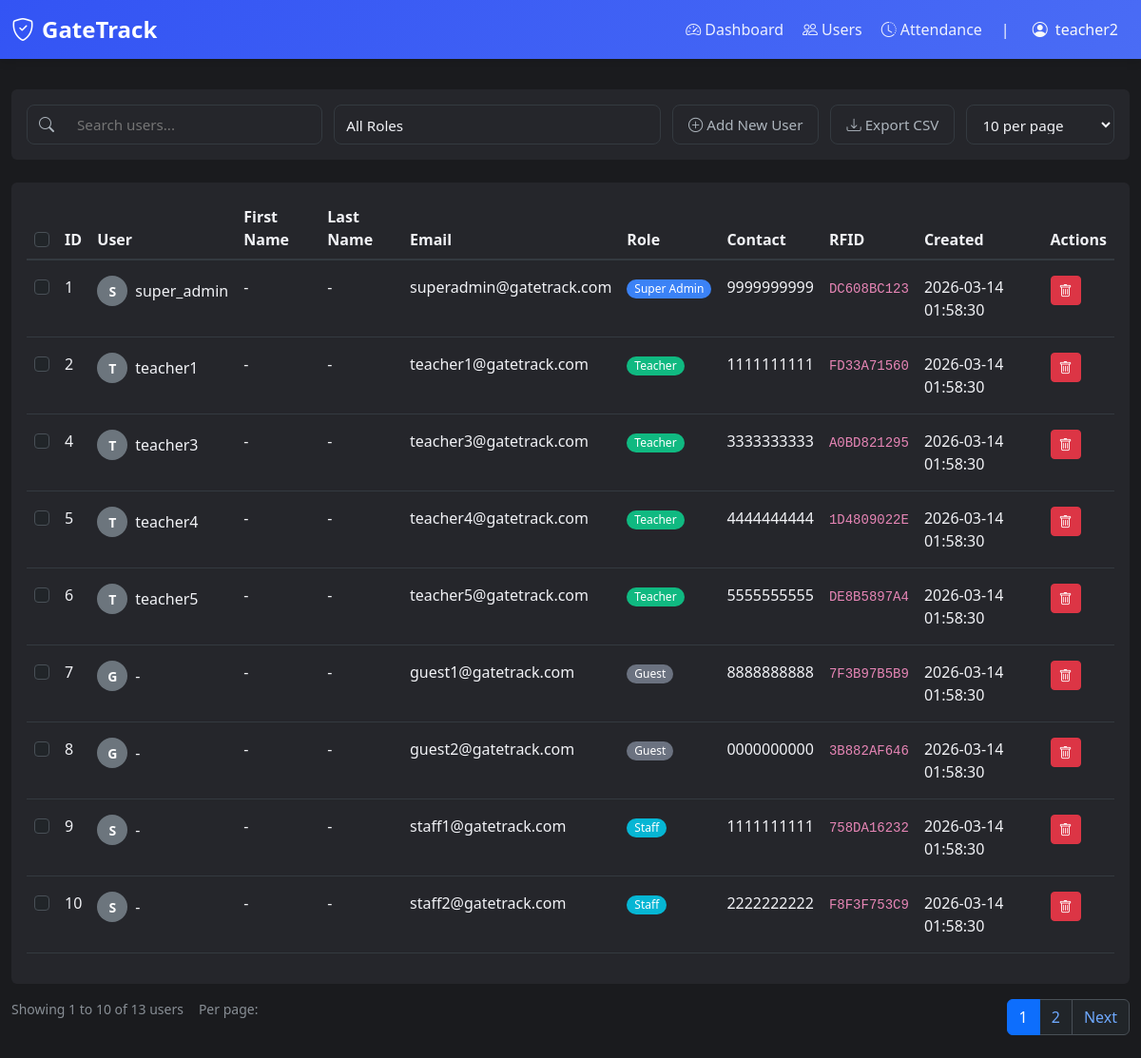
/users (signed in), run on the app's committed database.
### tables this page shows
CREATE TABLE "users" (id INTEGER NOT NULL, username VARCHAR(80), email VARCHAR(120) NOT NULL, password VARCHAR(200), contact VARCHAR(20), gender VARCHAR(10), role VARCHAR(20) NOT NULL, created_at DATETIME, rfid TEXT, first_name VARCHAR(50), last_name VARCHAR(50), PRIMARY KEY (id), UNIQUE (email));

### app.py (the view)
@app.route('/users')
@login_required
def users():
    if session.get('role') not in ['super_admin', 'teacher']:
        flash('You do not have permission to view this page.', 'error')
        return redirect(url_for('dashboard'))
    page = int(request.args.get('page', 1))
    per_page = int(request.args.get('per_page', 10))
    search_term = request.args.get('search', '').strip()
    role_filter = request.args.get('role', '')
    if per_page not in [10, 20, 30, 100]:
        per_page = 10
    page = max(1, page)
    from database_utils import get_paginated_users
    users, total_count = get_paginated_users(page, per_page, search_term, role_filter)
    total_pages = (total_count + per_page - 1) // per_page
    if page > total_pages and total_pages > 0:
        return redirect(url_for('users', page=total_pages, per_page=per_page,
                               search=search_term, role=role_filter))
    return render_template('users.html',
                         users=users,
                         page=page,
                         per_page=per_page,
                         total_count=total_count,
                         total_pages=total_pages,
                         search_term=search_term,
                         role_filter=role_filter)

### app.py (called while the page is built)
def login_required(f):
    @wraps(f)
    def decorated_function(*args, **kwargs):
        if 'user_id' not in session:
            flash('Please log in to access this page.', 'error')
            return redirect(url_for('login'))
        return f(*args, **kwargs)
    return decorated_function

### database_utils.py (called while the page is built)
def get_connection() -> sqlite3.Connection:
    conn = sqlite3.connect(DB_PATH)
    conn.row_factory = sqlite3.Row
    return conn

### templates/users.html (shortened to what this page needs)
{% extends "nav.html" %}
{% block content %}
<div class="row mt-2 mb-4">
  <div class="col-12">
    <div class="card">
      <div class="card-body">
<form method="GET" action="{{ url_for('users') }}" id="usersFilterForm" style="
            display: flex;
            flex-wrap: nowrap;
            gap: 0.75rem;
            align-items: stretch;
            width: 100%;
            height: 42px;
            font-family: system-ui, -apple-system, sans-serif;
          ">
          <div id="searchContainer" style="
              flex: 1 1 250px;
              display: flex;
              align-items: center;
              border: 1px solid var(--border-color);
              border-radius: 8px;
              background: var(--bg-secondary);
              transition: border-color 0.2s;
              overflow: hidden;
            ">
            <span style="
                padding: 0 0.75rem;
                color: var(--text-secondary);
                display: flex;
                align-items: center;
              ">
              <i class="bi bi-search"></i>
            </span>
            <input type="text"
              name="search"
              placeholder="Search users..."
              id="searchInput"
              value="{{ search_term }}"
              style="
                flex: 1;
                border: none;
                padding: 0 0.75rem;
                font-size: 0.95rem;
                outline: none;
                color: var(--text-primary);
                background: transparent;
              "
              onfocus="this.parentElement.style.borderColor = 'var(--primary)'"
              onblur="this.parentElement.style.borderColor = 'var(--border-color)'"
              onkeypress="if(event.key==='Enter') document.getElementById('usersFilterForm').submit();"
            />
          </div>
          <div style="flex: 3 1 160px">
            <select
              id="roleFilter"
              name="role"
              style="
                width: 100%;
                height: 100%;
                padding: 0.6rem 0.75rem;
                font-size: 0.95rem;
                border: 1px solid var(--border-color);
                border-radius: 8px;
                outline: none;
                color: var(--text-primary);
                background-color: var(--bg-secondary);
                cursor: pointer;
                appearance: none;
                background-repeat: no-repeat;
                background-position: right .75rem center;
                background-size: 1rem;
              "
            >
              <option value="">All Roles</option>
            </select>
          </div>
          <div style="flex: 4 1 220px; display: flex; gap: .75rem">
            <button type="button"
              class="add-user-btn"
              data-bs-toggle="offcanvas"
              data-bs-target="#addUserOffcanvas"
              style="
                flex: 1;
                display: inline-flex;
                align-items: center;
                justify-content: center;
                padding: .6rem 1rem;
                font-size: .95rem;
                font-weight: 500;
                color: var(--text-secondary);
                background: transparent;
                border: 1px solid var(--border-color);
                border-radius: 8px;
                text-decoration: none;
                white-space: nowrap;
                cursor: pointer;
                transition: all .2s;
              "
              onmouseover="this.style.borderColor='var(--text-secondary)';this.style.color='var(--text-primary)';this.style.backgroundColor='var(--bg-secondary)'"
              onmouseout="this.style.borderColor='var(--border-color)';this.style.color='var(--text-secondary)';this.style.backgroundColor='transparent'"
            >
              <i class="bi bi-plus-circle me-1"></i>Add New User
            </button>
            <a href="{{ url_for('export_users_csv', page=page, per_page=per_page, search=search_term, role=role_filter) }}"
              style="
                display: inline-flex;
                align-items: center;
                justify-content: center;
                padding: .6rem 1rem;
                font-size: .95rem;
                font-weight: 500;
                color: var(--text-secondary);
                background: transparent;
                border: 1px solid var(--border-color);
                border-radius: 8px;
                cursor: pointer;
                height: 100%;
                transition: all .2s;
                text-decoration: none;
              "
              onmouseover="this.style.borderColor='var(--text-secondary)';this.style.color='var(--text-primary)';this.style.backgroundColor='var(--bg-secondary)'"
              onmouseout="this.style.borderColor='var(--border-color)';this.style.color='var(--text-secondary)';this.style.backgroundColor='transparent'"
            >
              <i class="bi bi-download me-1"></i>Export CSV
            </a>
            <div style="flex: 1 1 140px">
              <select id="perPageSelect" name="per_page" style="
                width: 100%;
                height: 100%;
                padding: .6rem .75rem;
                font-size: .95rem;
                border: 1px solid var(--border-color);
                border-radius: 8px;
                outline: none;
                color: var(--text-primary);
                background-color: var(--bg-secondary);
                cursor: pointer;
              ">
                <option value="10" {{ 'selected' if per_page == 10 }}>10 per page</option>
              </select>
            </div>
          </div>
        </form>
      </div>
    </div>
  </div>
</div>
<div class="mt-4">
  <div class="card">
    <div class="card-body">
      <div class="table-responsive">
        <table class="table table-hover" id="usersTable">
          <thead>
            <tr>
              <th><input class="form-check-input" type="checkbox" id="selectAll" /></th>
              <th>ID</th>
              <th>User</th>
              <th>First Name</th>
              <th>Last Name</th>
              <th>Email</th>
              <th>Role</th>
              <th>Contact</th>
              <th>RFID</th>
              <th>Created</th>
              <th>Actions</th>
            </tr>
          </thead>
          <tbody>
            {% for user in users %}
            {% if user.id != session.get('user_id') %}
            <tr>
              <td class="py-3"><input class="form-check-input" type="checkbox" value="{{ user.id }}" /></td>
              <td class="py-3">{{ user.id }}</td>
              <td class="py-3">
                <div class="d-flex align-items-center">
                  <div class="avatar-circle me-2 bg-secondary" style="background-color: #6c757d !important">
                    {{ user.username[0].upper() if user.username else user.email[0].upper() }}
                  </div>
                  {{ user.username or '-' }}
                </div>
              </td>
              <td class="py-3">{{ user.first_name or '-' }}</td>
              <td class="py-3">{{ user.last_name or '-' }}</td>
              <td class="py-3">{{ user.email }}</td>
              <td class="py-3">
                <span class="badge badge-role-{{ user.role | replace('_', '-') }} rounded-pill px-2 py-1">
                  {{ user.role | replace('_', ' ') | title }}
                </span>
              </td>
              <td class="py-3">{{ user.contact or '-' }}</td>
              <td class="py-3"><code>{{ user.rfid or 'N/A' }}</code></td>
              <td class="py-3">{{ user.created_at.strftime('%Y-%m-%d %H:%M:%S') if user.created_at else '-' }}</td>
              <td class="py-3">
                <button class="btn btn-sm btn-danger" title="Delete" data-bs-toggle="modal" data-bs-target="#deleteModal" data-user-id="{{ user.id }}" data-user-email="{{ user.email }}" data-user-role="{{ user.role }}">
                  <i class="bi bi-trash"></i>
                </button>
              </td>
            </tr>
            {% endif %}
            {% endfor %}
          </tbody>
        </table>
      </div>
    </div>
  </div>
  <div class="row mt-3">
    <div class="col-md-6">
      <div class="d-flex align-items-center">
        <span class="text-muted small me-3">
          Showing {{ ((page-1)*per_page + 1)|int }} to {{ [page*per_page, total_count]|min }} of {{ total_count }} users
        </span>
        <label class="text-muted small me-2">Per page:</label>
      </div>
    </div>
    <div class="col-md-6">
      {% if total_pages > 1 %}
      <nav aria-label="Users pagination">
        <ul class="pagination justify-content-end mb-0">
          {% for p in range(1, total_pages + 1) %}
          {% if p == page %}
          <li class="page-item active"><span class="page-link">{{ p }}</span></li>
          {% else %}
          <li class="page-item">
            <a class="page-link" href="{{ url_for('users', page=p, per_page=per_page, search=search_term, role=role_filter) }}">{{ p }}</a>
          </li>
          {% endif %}
          {% endfor %}
          {% if page < total_pages %}
          <li class="page-item">
            <a class="page-link" href="{{ url_for('users', page=page+1, per_page=per_page, search=search_term, role=role_filter) }}">Next</a>
          </li>
          {% endif %}
        </ul>
      </nav>
      {% endif %}
    </div>
  </div>
</div>
{% endblock %}

### templates/nav.html (shortened to what this page needs)
<!doctype html>
<html lang="en" data-bs-theme="dark">
  <head>
    <link
      href="{{ url_for('static', filename='bootstrap/5.3.0/css/bootstrap.min.css') }}"
      rel="stylesheet"
    />
    <link
      rel="stylesheet"
      href="{{ url_for('static', filename='css/style.css') }}"
    />
    <link
      rel="stylesheet"
      href="{{ url_for('static', filename='bootstrap-icons/1.11.0/font/bootstrap-icons.css') }}"
    />
  </head>
  <body>
    <nav class="navbar sticky-top navbar-expand-lg navbar-dark">
      <div class="container-fluid">
        <a class="navbar-brand" href="{{ url_for('dashboard') }}">
          <i class="bi bi-shield-check me-2"></i>GateTrack
        </a>
        <div class="collapse navbar-collapse" id="navbarNav">
          <div class="navbar-nav ms-auto">
            <div class="nav-group">
              <ul class="navbar-nav">
                <li class="nav-item">
                  <a
                    class="nav-link{% if request.endpoint == 'dashboard' %} active{% endif %}"
                    href="{{ url_for('dashboard') }}"
                  >
                    <i class="bi bi-speedometer2 me-1"></i>Dashboard
                  </a>
                </li>
                {% if session.get('role') in ['super_admin', 'teacher'] %}
                <li class="nav-item">
                  <a
                    class="nav-link{% if request.endpoint == 'users' %} active{% endif %}"
                    href="{{ url_for('users') }}"
                  >
                    <i class="bi bi-people me-1"></i>Users
                  </a>
                </li>
                <li class="nav-item">
                  <a
                    class="nav-link{% if request.endpoint == 'attendance' %} active{% endif %}"
                    href="{{ url_for('attendance') }}"
                  >
                    <i class="bi bi-clock-history me-1"></i>Attendance
                  </a>
                </li>
                {% endif %}
              </ul>
              <span class="text-light mx-1">|</span>
              <div class="dropdown">
                <button
                  class="btn btn-outline-light dropdown-toggle"
                  type="button"
                  data-bs-toggle="dropdown"
                >
                  <i class="bi bi-person-circle me-1"></i>
                  {{ session.get('username') or session.get('email') }}
                </button>
              </div>
            </div>
          </div>
        </div>
      </div>
    </nav>
    <div class="container-fluid py-4">{% block content %}{% endblock %}</div>
  </body>
</html>

### static/css/style.css (style rules this page uses)
[data-bs-theme="dark"] { --bg-primary: #1a1b1e; --bg-secondary: #25262b; --text-primary: #f1f2f6; --text-secondary: #adb5bd; --primary: #3354f4; --primary-hover: #4a6cf5; --border-color: #343a40; --card-shadow: 0 2px 10px rgba(0, 0, 0, 0.3); }
body { background-color: var(--bg-primary); color: var(--text-primary); font-family: "Segoe UI", Tahoma, Geneva, Verdana, sans-serif; min-height: 100vh; transition: background-color 0.3s ease, color 0.3s ease; }
.card { background-color: var(--bg-secondary); border: 1px solid var(--border-color); box-shadow: var(--card-shadow); transition: background-color 0.3s ease, border-color 0.3s ease; }
.table { color: var(--text-primary); }
.table thead th { background-color: var(--bg-primary); border-bottom: 2px solid var(--border-color); color: var(--text-primary); font-weight: 600; }
.table tbody tr { border-bottom: 1px solid var(--border-color); transition: background-color 0.2s ease; }
.navbar { background: linear-gradient( 135deg, var(--primary) 0%, #4a6cf5 100% ) !important; box-shadow: 0 2px 10px rgba(0, 0, 0, 0.15); }
.navbar-brand { font-weight: 700; font-size: 1.5rem; }
.nav-link { color: rgba(255, 255, 255, 0.9) !important; transition: color 0.3s ease; }
.badge { padding: 6px 12px; font-weight: 500; border-radius: 6px; }

### templates/nav.html (style rules this page uses)
.dropdown-toggle { border: none !important; box-shadow: none !important; background: transparent !important; }
.dropdown-toggle::after { display: none; }
.nav-group { display: flex; align-items: center; gap: 0.5rem; }
.nav-group .navbar-nav { gap: 0.25rem; }
.card { border: none !important; box-shadow: none !important; }
.table thead th, .table tbody tr, .table tbody td { background-color: transparent !important; color: inherit !important; }

### templates/users.html (style rules this page uses)
.avatar-circle { width: 32px; height: 32px; border-radius: 50%; display: flex; align-items: center; justify-content: center; color: white; font-weight: bold; font-size: 14px; }
.badge-role-super-admin { background-color: #3b82f6 !important; color: white !important; border-color: #3b82f6 !important; }
.badge-role-teacher { background-color: #10b981 !important; color: white !important; border-color: #10b981 !important; }
.badge-role-staff { background-color: #06b6d4 !important; color: white !important; border-color: #06b6d4 !important; }
.badge-role-guest { background-color: #6b7280 !important; color: white !important; border-color: #6b7280 !important; }

### data on the page
users: get "teacher2"
users: id "1", username "S", username "super_admin", first_name "-", last_name "-", email "superadmin@gatetrack.com", role "Super Admin", contact "9999999999", rfid "DC608BC123", created_at "2026-03-14 01:58:30"
users: id "2", username "T", username "teacher1", first_name "-", last_name "-", email "teacher1@gatetrack.com", role "Teacher", contact "1111111111", rfid "FD33A71560", created_at "2026-03-14 01:58:30"
users: id "4", username "T", username "teacher3", first_name "-", last_name "-", email "teacher3@gatetrack.com", role "Teacher", contact "3333333333", rfid "A0BD821295", created_at "2026-03-14 01:58:30"
users: id "5", username "T", username "teacher4", first_name "-", last_name "-", email "teacher4@gatetrack.com", role "Teacher", contact "4444444444", rfid "1D4809022E", created_at "2026-03-14 01:58:30"
users: id "6", username "T", username "teacher5", first_name "-", last_name "-", email "teacher5@gatetrack.com", role "Teacher", contact "5555555555", rfid "DE8B5897A4", created_at "2026-03-14 01:58:30"
users: id "7", email "G", username "-", first_name "-", last_name "-", email "guest1@gatetrack.com", role "Guest", contact "8888888888", rfid "7F3B97B5B9", created_at "2026-03-14 01:58:30"
users: id "8", email "G", username "-", first_name "-", last_name "-", email "guest2@gatetrack.com", role "Guest", contact "0000000000", rfid "3B882AF646", created_at "2026-03-14 01:58:30"
users: id "9", email "S", username "-", first_name "-", last_name "-", email "staff1@gatetrack.com", role "Staff", contact "1111111111", rfid "758DA16232", created_at "2026-03-14 01:58:30"
users: id "10", email "S", username "-", first_name "-", last_name "-", email "staff2@gatetrack.com", role "Staff", contact "2222222222", rfid "F8F3F753C9", created_at "2026-03-14 01:58:30"

### other printed values
{{ ((page-1)*per_page + 1)|int }} "1"
{{ [page*per_page, total_count]|min }} "10"
{{ total_count }} "13"
{{ p }} "1"
{{ p }} "2"
